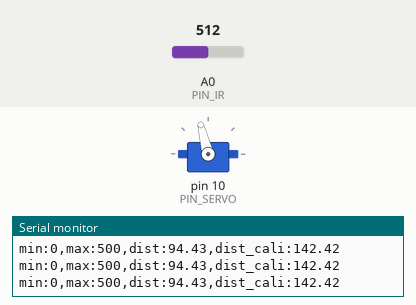
A sketch run on a simulated Arduino Uno, built with avr-gcc and run on an emulated ATmega328P. Parts: servo, the last lines printed to the serial monitor. The test bench sets the inputs (shaded band); at power-on: A0 (PIN_IR) = 512.

Above: at 4.2 s.
4.3 s: A0 (PIN_IR) set to 345
7.3 s: A0 (PIN_IR) set to 328
At 7.9 s:
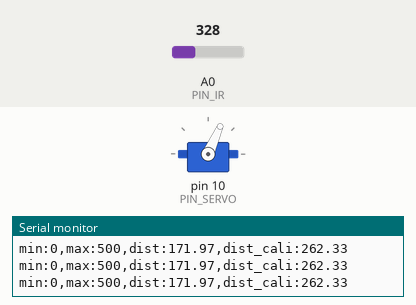
8.8 s: A0 (PIN_IR) set to 511
At 9.2 s:
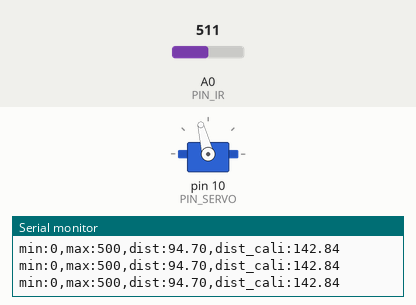
10.3 s: A0 (PIN_IR) set to 306
At 11.5 s:
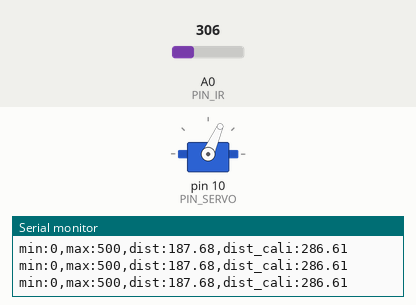
Timing chart, 0 to 12.8 s (numbered marks = the images above; inputs shaded):
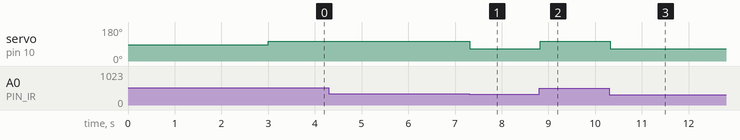

The sketch:

21_bbc_20203040.ino
```cpp
#include <Servo.h>
#define PIN_IR A0
#define PIN_SERVO 10

Servo myservo;
int a, b; // unit: mm
int rail_hori = 1420;

void setup() {
  myservo.attach(PIN_SERVO);
  myservo.write(rail_hori);
  delay(3000);
  Serial.begin(57600);
  Serial.println(myservo.read());

// initialize serial port
  Serial.begin(57600);
  a = 67;
  b = 261;
}

float ir_distance(void){ // return value unit: mm
  float val;
  float volt = float(analogRead(PIN_IR));
  val = ((6762.0/(volt-9.0))-4.0) * 10.0;
  return val;
}

void loop() {
  float raw_dist = ir_distance();
  float dist_cali = 100 + 300.0 / (b - a) * (raw_dist - a);
  Serial.print("min:0,max:500,dist:");
  Serial.print(raw_dist);
  Serial.print(",dist_cali:");
  Serial.println(dist_cali);
  if(dist_cali < 255) {
    myservo.write(rail_hori + 200);
  } else if (dist_cali > 255) {
    myservo.write(rail_hori - 200);
  }
  delay(20);
}
```

Measured:
- the behaviour switches between 336 and 335 on A0 (PIN_IR) (found by bisection; images 0 and 1)
- after the input at 7.3 s, servo on pin 10 (PIN_SERVO): 104° → 66° at once
- after the input at 8.8 s, servo on pin 10 (PIN_SERVO): 66° → 104° at once
- after the input at 10.3 s, servo on pin 10 (PIN_SERVO): 104° → 66° at once
